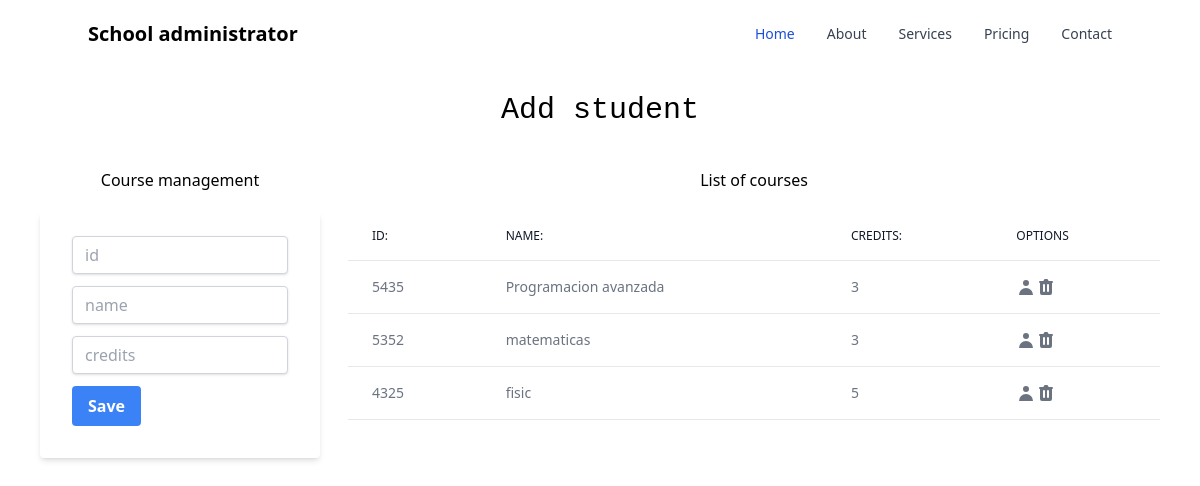
Before: / with the older database file.
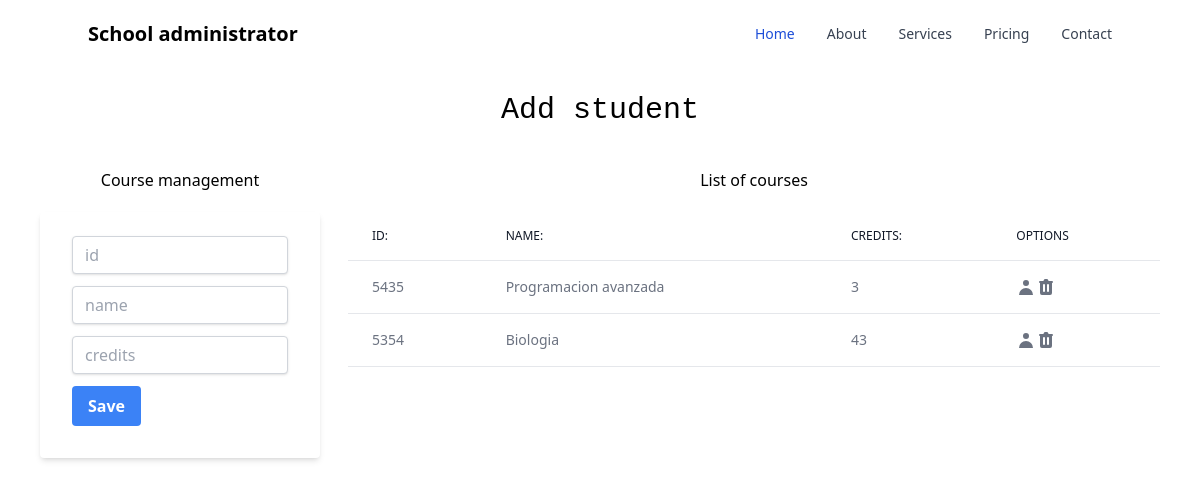
After: the same page with the newer database file.
### academic/models.py (models this page shows, shortened)
class Grade(models.Model):
    id = models.CharField(primary_key=True, max_length=6)
    name = models.CharField(max_length=50)
    credits = models.PositiveIntegerField()

### academic/views.py (the view)
# urls.py: path('', views.home),
def home(request):
    coursesListed = Grade.objects.all()
    return render(request, "courseManagement.html", {"grades":coursesListed})

### academic/templates/courseManagement.html (shortened to what this page needs)
{% extends "./base.html" %}
{% block body %}
<h1 class="transition mb-10 text-center cursor-default text-3xl mt-6 font-mono font-normal  hover:font-bold hover:text-blue-600 hover:scale-110">Add student</h1>
    <div class="flex space-x-7 px-10">
        <div class="w-3/12">
            <h2 class="text-center mb-5">Course management</h2>
            <div class="card">
                <div class="card-body">
                    <form action="/registerCourse/" method="POST" class="bg-white shadow-md rounded px-8 pt-6 pb-8 mb-4">{% csrf_token %}
                        <div class="from-group">
                            <input type="text" id="txtId" name="txtId" class="shadow appearance-none border border-gray-300 rounded w-full py-2 px-3 text-gray-700 mb-3 leading-tight focus:outline-none focus:shadow-outline" placeholder="id" minlength="1" maxlength="6" required>
                        </div>
                        <div class="from-group">
                            <input type="text" id="txtName" name="txtName" class="shadow appearance-none border border-gray-300 rounded w-full py-2 px-3 text-gray-700 mb-3 leading-tight focus:outline-none focus:shadow-outline" placeholder="name"  maxlength="50" required>
                        </div>
                        <div class="from-group">
                            <input type="text" id="txtCredits" name="txtCredits" class="shadow appearance-none border border-gray-300 rounded w-full py-2 px-3 text-gray-700 mb-3 leading-tight focus:outline-none focus:shadow-outline" min="1" max="9" required placeholder="credits">
                        </div>
                        <div class="from-group">
                            <button type="submit" class="bg-blue-500 hover:bg-blue-700 text-white font-bold py-2 px-4 rounded focus:outline-none focus:shadow-outline">Save</button>
                        </div>
                    </form>
                </div>
            </div>
        </div>
        <div class="flex-auto">
            <h1 class="text-center mb-5">List of courses</h1>
            <div class="table-responsive">
                <table class="w-full text-sm text-left text-gray-500 dark:text-gray-400">
                    <thead class="text-xs text-gray-700 uppercase bg-gray-50 dark:bg-gray-700 dark:text-gray-400">
                        <tr class="bg-white border-b dark:bg-gray-800 dark:border-gray-700">
                            <th class="px-6 py-4 font-medium text-gray-900 dark:text-white whitespace-nowrap">Id:</th>
                            <th class="px-6 py-4 font-medium text-gray-900 dark:text-white whitespace-nowrap">Name:</th>
                            <th class="px-6 py-4 font-medium text-gray-900 dark:text-white whitespace-nowrap">Credits:</th>
                            <th class="px-6 py-4 font-medium text-gray-900 dark:text-white whitespace-nowrap">Options</th>
                        </tr>
                    </thead>
                    <tbody>
                        {% for c in grades %}
                        <tr class="bg-white border-b dark:bg-gray-800 dark:border-gray-700">
                            <td class="px-6 py-4">{{c.id}}</td>
                            <td class="px-6 py-4">{{c.name}}</td>
                            <td class="px-6 py-4">{{c.credits}}</td>
                            <td class="px-6 py-4">
                                <div class="flex flex-row">
                                <a href="editCourse/{{c.id}}"><svg xmlns="http://www.w3.org/2000/svg" class="h-5 w-5 hover:text-blue-700 hover:scale-125" viewBox="0 0 20 20" fill="currentColor">
                                <path fill-rule="evenodd" d="M10 9a3 3 0 100-6 3 3 0 000 6zm-7 9a7 7 0 1114 0H3z" clip-rule="evenodd" />
                              </svg></a>
                              <a href="deleteCourse/{{c.id}}"></a>
                                </div>
                            </td>
                        </tr>
                        {% endfor%}
                    </tbody>
                </table>
            </div>
        </div>
    </div>
{% endblock %}

### academic/templates/base.html (shortened to what this page needs)
<!DOCTYPE html>
<html lang="en">
<head>
  <script src="https://cdn.tailwindcss.com"></script>
</head>
<body>
</body>
<nav class="bg-white border-gray-200 px-2 sm:px-4 py-2.5 rounded dark:bg-gray-800 py-5">
  <div class="container flex flex-wrap justify-between items-center mx-auto">
    <span class="self-center text-xl font-semibold whitespace-nowrap dark:text-white">School administrator</span>
    <div class="hidden w-full md:block md:w-auto" id="mobile-menu">
      <ul class="flex flex-col mt-4 md:flex-row md:space-x-8 md:mt-0 md:text-sm md:font-medium">
        <li>
          <a href="#"
            class="block py-2 pr-4 pl-3 text-white bg-blue-700 rounded md:bg-transparent md:text-blue-700 md:p-0 dark:text-white"
            aria-current="page">Home</a>
        </li>
        <li>
          <a href="#"
            class="block py-2 pr-4 pl-3 text-gray-700 border-b border-gray-100 hover:bg-gray-50 md:hover:bg-transparent md:border-0 md:hover:text-blue-700 md:p-0 dark:text-gray-400 md:dark:hover:text-white dark:hover:bg-gray-700 dark:hover:text-white md:dark:hover:bg-transparent dark:border-gray-700">About</a>
        </li>
        <li>
          <a href="#"
            class="block py-2 pr-4 pl-3 text-gray-700 border-b border-gray-100 hover:bg-gray-50 md:hover:bg-transparent md:border-0 md:hover:text-blue-700 md:p-0 dark:text-gray-400 md:dark:hover:text-white dark:hover:bg-gray-700 dark:hover:text-white md:dark:hover:bg-transparent dark:border-gray-700">Services</a>
        </li>
        <li>
          <a href="#"
            class="block py-2 pr-4 pl-3 text-gray-700 border-b border-gray-100 hover:bg-gray-50 md:hover:bg-transparent md:border-0 md:hover:text-blue-700 md:p-0 dark:text-gray-400 md:dark:hover:text-white dark:hover:bg-gray-700 dark:hover:text-white md:dark:hover:bg-transparent dark:border-gray-700">Pricing</a>
        </li>
        <li>
          <a href="#"
            class="block py-2 pr-4 pl-3 text-gray-700 hover:bg-gray-50 md:hover:bg-transparent md:border-0 md:hover:text-blue-700 md:p-0 dark:text-gray-400 md:dark:hover:text-white dark:hover:bg-gray-700 dark:hover:text-white md:dark:hover:bg-transparent">Contact</a>
        </li>
      </ul>
    </div>
  </div>
</nav>
  {% block body%}
  {% endblock%}
</html>

Changed rows visible on the page:
removed Grade: id "5352", name "matematicas", credits "3"
removed Grade: id "4325", name "fisic", credits "5"
added Grade: id "5354", name "Biologia", credits "43"
